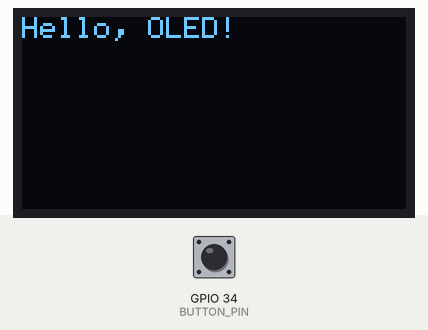
The program below on a simulated ESP32. Parts: 128×64 one-colour display. The inputs (shaded band) are chosen by the test bench; at power-on: GPIO 34 (BUTTON_PIN) HIGH.

Above: at 0.1 s.
At 3.2 s:
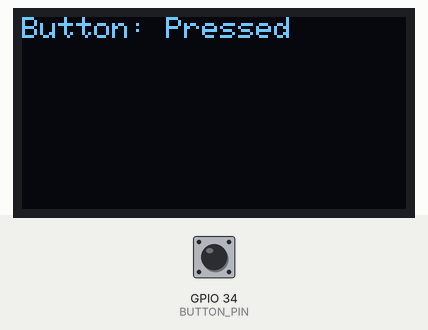
3.3 s: GPIO 34 (BUTTON_PIN) pulled LOW for 3.2 s
At 6.1 s:
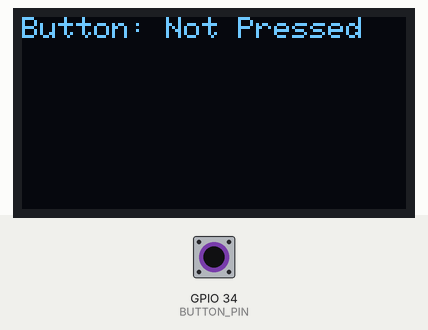
Timing chart, 0 to 7.6 s (numbered marks = the images above; inputs shaded):
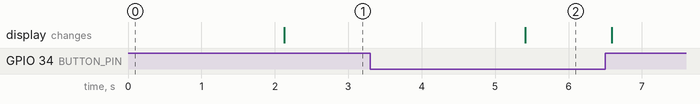

The program:

main.cpp
```cpp
#include <Wire.h>
#include <Adafruit_GFX.h>
#include <Adafruit_SSD1306.h>

// OLED display settings
#define SCREEN_WIDTH 128 // OLED display width in pixels
#define SCREEN_HEIGHT 64 // OLED display height in pixels
#define OLED_RESET    -1 // Reset pin (not used, set to -1 for ESP32)
Adafruit_SSD1306 display(SCREEN_WIDTH, SCREEN_HEIGHT, &Wire, OLED_RESET);

// Button settings
#define BUTTON_PIN 34 // GPIO pin for the button (change as needed)
#define DEBOUNCE_DELAY 50 // Debounce time in milliseconds
#define HOLD_DELAY 2000 // Time to hold "Pressed" state after release in milliseconds

// State variables
bool buttonPressed = false;
unsigned long lastButtonPress = 0;
unsigned long releaseTime = 0;

void setup() {
  // Initialize Serial for debugging
  Serial.begin(115200);

  // Initialize the button pin as input with internal pull-up
  pinMode(BUTTON_PIN, INPUT_PULLUP);

  // Start serial monitor for debugging
  Serial.begin(115200);

  // Initialize OLED display (using I2C)
  if (!display.begin(SSD1306_SWITCHCAPVCC, 0x3C)) {  // 0x3C is the common I2C address for SSD1306 OLEDs
    Serial.println(F("SSD1306 display not found"));
    while (1);  // Halt the program if display is not found
  }

  display.clearDisplay();  // Clear the display
  display.setTextSize(1);  // Set text size to 1 (small)
  display.setTextColor(SSD1306_WHITE);  // Set text color to white
  display.setCursor(0, 0);  // Set cursor to the top-left corner
  display.println("Hello, OLED!");  // Display a simple message
  display.display();  // Update the screen
  delay(2000);  // Wait for 2 seconds
}


void loop() {
  static bool wasPressed = false;

  // Read the button state (normally closed: LOW = not pressed, HIGH = pressed)
  bool isPressed = digitalRead(BUTTON_PIN) == HIGH;

  // Handle debouncing
  if (isPressed != wasPressed) {
    delay(DEBOUNCE_DELAY);
    wasPressed = isPressed;
    if (isPressed) {
      buttonPressed = true;
      lastButtonPress = millis();
    } else {
      releaseTime = millis(); // Record release time
    }
  }


  // Display logic
  display.clearDisplay();
  display.setCursor(0, 0);

  if (buttonPressed) {
    if (!isPressed && millis() - releaseTime >= HOLD_DELAY) {
      // After holding the "Pressed" state for 2 seconds, reset to "Not Pressed"
      buttonPressed = false;
    }
    display.println("Button: Pressed");
  } else {
    display.println("Button: Not Pressed");
  }

  display.display();
}
```

Measured:
- after the input at 3.3 s, the display: changes after 2.1 s (image 2)
